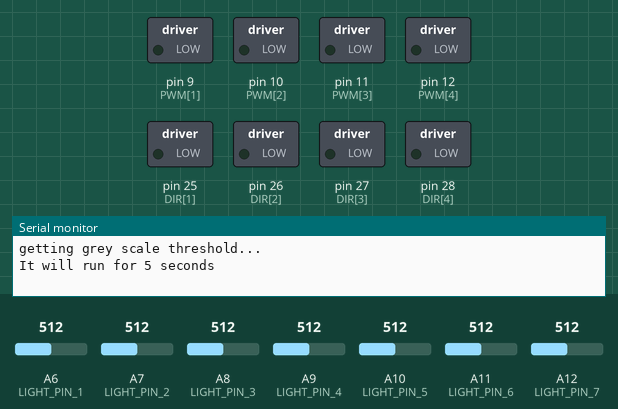
A sketch run on a simulated Arduino Mega 2560, built with avr-gcc and run on an emulated ATmega2560. Parts: switched loads named in the sketch (green lamp = pin HIGH), the last lines printed to the serial monitor. The inputs (shaded band) are chosen by the test bench; at power-on: A6 (LIGHT_PIN_1) = 512, A7 (LIGHT_PIN_2) = 512, A8 (LIGHT_PIN_3) = 512, A9 (LIGHT_PIN_4) = 512, A10 (LIGHT_PIN_5) = 512, A11 (LIGHT_PIN_6) = 512, A12 (LIGHT_PIN_7) = 512.

Above: at 0.1 s.
At 6.6 s:
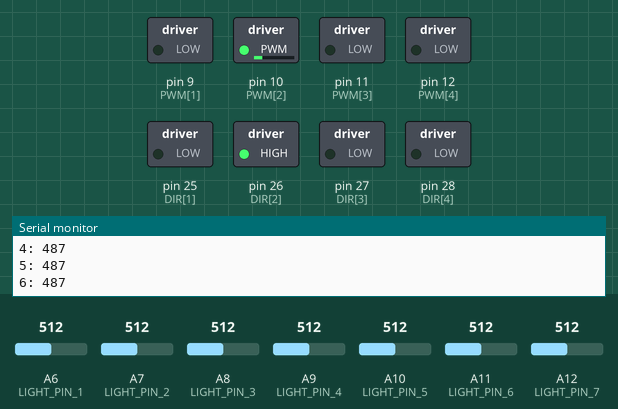
Timing chart, 0 to 8.1 s (numbered marks = the images above):
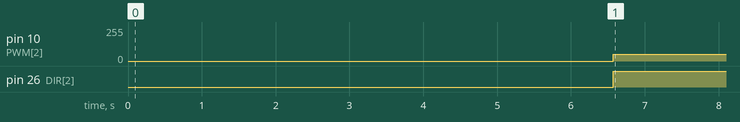

Measured:
- by itself, pin 10 (PWM[2]): 0/255 → 51/255 at 6.6 s
- by itself, pin 26 (DIR[2]): LOW → HIGH at 6.6 s

The sketch:

LWL101.ino
```cpp
/*
Version: LWL-101
*/

#include "Player.h"
void setup() {
  // put your setup code here, to run once:
  setupPlayer();
//  player();
//   Serial.begin(9600);
}

void loop() {
  // put your main code here, to run repeatedly:
//  setDir(30);
//  setSpeed(100);
//  move();
//    motorTest();
    setMotors(0,80,0,0);
}
```

BackPosition.cpp
```cpp
#include "Backposition.h"

#define AREA1 135
#define AREA2 180
#define AREA3 225
#define AREA4 90
#define AREA5 STOP
#define AREA6 270
#define AREA7 45
#define AREA8 0
#define AREA9 315


void backPosition()
{
  setAngleThres(24);
  setTarget(0);
	int uLeft = getLeftDistanceCM();
	int uRight = getRightDistanceCM();
	int uFront = getFrontDistanceCM();
	int uBack = getBackDistanceCM();
  Serial.println(uLeft+uRight);
  /*
  Serial.print("RAW: ");
  Serial.println(getRawLeftDistance());
  Serial.print("CM: ");
  Serial.println(uLeft);*/

	if(( uLeft + uRight > HORIZONTAL_BLOCK_RANGE ) && ( uFront + uBack > 100 ))
	{
		// Non-block

	 	backPosition1();
		//backPosition2();

	}
	else
	{
		//Block
		blocked();

	}
}

void blocked()
{
  int uLeft = getLeftDistanceCM();
  int uRight = getRightDistanceCM();
  int uFront = getFrontDistanceCM();
  int uBack = getBackDistanceCM();
  int dir = STOP;
  if( uLeft + uRight > HORIZONTAL_BLOCK_RANGE){
    if(uLeft<uRight){//using left
      if( uLeft < HARIZONTAL_CLOSER_RANGE) dir = AREA4;
      else if(uLeft <HARIZONTAL_FURTHER_RANGE) dir = AREA5;
      else dir = AREA6;
    }
    else{//using right
      if( uRight < HARIZONTAL_CLOSER_RANGE) dir = AREA6;
      else if(uRight <HARIZONTAL_FURTHER_RANGE) dir = AREA5;
      else dir = AREA4;
    }
  }
  else if(uFront + uBack > 100 ){
    if(uBack > VERTICAL_FURTHER_RANGE )
      {
        dir = AREA2;
      }
      //Area 8
      else if( uBack < VERTICAL_CLOSER_RANGE )
      {
        dir = AREA8;
      }
      //Area 5
      else
      {
        dir = AREA5;
      }
  }
  setDir(dir);
}

void backPosition1()
{
	int uLeft = getLeftDistanceCM();
	int uRight = getRightDistanceCM();
	int uFront = getFrontDistanceCM();
	int uBack = getBackDistanceCM();
	int dir = STOP;

	// AREA 1,4,7
  if(uLeft<uRight){//using left
  	if( uLeft < HARIZONTAL_CLOSER_RANGE)
  	{
  		//Area 1
  		if(uBack > VERTICAL_FURTHER_RANGE )
  		{
  			dir = AREA1;
  		}
  		//Area 7
  		else if( uBack < VERTICAL_CLOSER_RANGE )
  		{
  			dir = AREA7;
  		}
  		//Area 4
  		else
  		{
  			dir = AREA4;
  		}

  	}
  	// AREA 2,5,8
  	else if( uLeft < HARIZONTAL_FURTHER_RANGE )
  	{
      //Area 2
      if(uBack > VERTICAL_FURTHER_RANGE )
      {
        dir = AREA2;
      }
      //Area 8
      else if( uBack < VERTICAL_CLOSER_RANGE )
      {
        dir = AREA8;
      }
      //Area 5
      else
      {
        dir = AREA5;
      }
  	}
  	// AREA 3,6,9
  	else
  	{
      //Area 3
      if(uBack > VERTICAL_FURTHER_RANGE )
      {
        dir = AREA3;
      }
      //Area 9
      else if( uBack < VERTICAL_CLOSER_RANGE )
      {
        dir = AREA9;
      }
      //Area 6
      else
      {
        dir = AREA6;
      }
  	}
  }
  //using right
  else{
    // AREA 3,6,9
    if( uRight < HARIZONTAL_CLOSER_RANGE)
    {
      //Area 3
      if(uBack > VERTICAL_FURTHER_RANGE )
      {
        dir = AREA3;
      }
      //Area 9
      else if( uBack < VERTICAL_CLOSER_RANGE )
      {
        dir = AREA9;
      }
      //Area 6
      else
      {
        dir = AREA6;
      }

    }
    // AREA 2,5,8
    else if( uRight < HARIZONTAL_FURTHER_RANGE )
    {
      //Area 2
      if(uBack > VERTICAL_FURTHER_RANGE )
      {
        dir = AREA2;
      }
      //Area 8
      else if( uBack < VERTICAL_CLOSER_RANGE )
      {
        dir = AREA8;
      }
      //Area 5
      else
      {
        dir = AREA5;
      }
    }
    // AREA 1,4,6
    else
    {
      //Area 1
      if(uBack > VERTICAL_FURTHER_RANGE )
      {
        dir = AREA1;
      }
      //Area 6
      else if( uBack < VERTICAL_CLOSER_RANGE )
      {
        dir = AREA6;
      }
      //Area 4
      else
      {
        dir = AREA4;
      }
    }
  }

	setDir(dir);
	setSpeed(BACK_POSITION_SPEED);

}
```

Backposition.h
```cpp
#ifndef BACKPOSITION_H
#define BACKPOSITION_H

#include "Hardware.h"
#include "Sensor.h"
#include "Motor.h"
#include "Value.h"

void backPosition();
void backPosition1();
void blocked();

#endif
```

Display.cpp
```cpp
#include "Display.h"

void displayAllSensorVals(){
  displayDistance();
  displayLightVals();
  displayCompassVal();
  displayFlameVal();
}

/*
=================== All Sensor Values ===================
------------------------------ ultrasound sensors
  left | right | front | back
  000 | 000 | 000 | 000
--------------------------------------- light sensors
  left | right | front | back
  000 | 000 | 000 | 000
-------------------------------------------- compass
  compass: 000
-------------------------------------- flame sensors
  left | right |
  000 | 000 |
=================== end of display ======================
*/


void displayDistance(){
  //TODO
}
void displayLightVals(){
  //TODO
}
void displayCompassVal(){
  //TODO
}
void displayFlameVal(){
  //TODO
}
```

Display.h
```cpp
#ifndef DISPLAY_H
#define DISPLAY_H
#include "Sensor.h"

#include "Sensor.h"
#include "Motor.h"
#include "Value.h"

void displayAllSensorVals();
void displayDistance();
void displayLightVals();
void displayCompassVal();
void displayFlameVal();


#endif
```

Hardware.h
```cpp
#ifndef HARDWARE_H
#define HARDWARE_H

//TODO: fill in the pins
#define LEFT_DISTANCE_PIN A0
#define RIGHT_DISTANCE_PIN A1
#define FRONT_DISTANCE_PIN A2
#define BACK_DISTANCE_PIN A3

#define COMPASS_PIN A4

#define LIGHT_PIN_1 6
#define LIGHT_PIN_2 7
#define LIGHT_PIN_3 8
#define LIGHT_PIN_4 9
#define LIGHT_PIN_5 10
#define LIGHT_PIN_6 11
#define LIGHT_PIN_7 12
#define LIGHT_PIN_8 0
#define LIGHT_PIN_9 0

#define LEFT_FLAME_PIN 0
#define RIGHT_FLAMEPIN_ 0

#define EYE_PORT_PIN 13
#define EYE_VALUE_PIN 14

#endif
```

Motor.cpp
```cpp
#include "Motor.h"

//----------------------------------------------------------------Motion functions

int angleThres = 40;

//struct
struct moveType{
  int speed;
  int direction;
  int target;
};
moveType motion;

int getTarget() {
  return motion.target;
}
void setTarget(int newTarget){
  motion.target = newTarget;
}

int getSpeed() {
  return motion.speed;
}

void setSpeed(int newSpeed){
  motion.speed = newSpeed;
}

int getDir() {
  return motion.direction;
}

void setDir(int newDirection){
  motion.direction = newDirection;
}

void setAngleThres(int t){
  angleThres = t;
}


//----------------------------------------------------------------motors

#define alpha 50
void move(){
  int d = motion.direction;
  int s = motion.speed;
  int targetAngle = motion.target;
  int degree1;
  int degree2;
  int slowerSpeed = s;
  int speed1;
  int speed2;
  int speed3;
  int speed4;
  int angleDif = getAngleDif(targetAngle);

    float u1 = (cos(toRadian(d))/(2*cos(toRadian(alpha))) - sin(toRadian(d))/(2*sin(toRadian(alpha))))*s;
    float u2 = (sin(toRadian(d))/(2*sin(toRadian(alpha))) + cos(toRadian(d))/(2*cos(toRadian(alpha))))*s;
    float ratio = 0;
    if (u1 == 0 && u2 == 0) {
        u1 = 0;
        u2 = 0;
    } else if (u1 == 0 && u2 != 0) {
        u2 = s;
    } else if (u1 != 0 && u2 == 0) {
       u1 = s;
    } else if (abs(u1) > abs(u2) ) {
      ratio = abs(u2/u1);
      u1 = s*abs(u1)/u1;
      u2 = s*ratio*abs(u2)/u2;
    } else {
      ratio = abs(u1/u2);
      u2 = s*abs(u2)/u2;
      u1 = s*ratio*abs(u1)/u1;
    }
    speed1 = u1;
    speed2 = u2;
    speed3 = -u1;
    speed4 = -u2;

//    Serial.print("--------------  ");
//    Serial.print("direction: ");
//    Serial.print(d);
//    Serial.println("  --------------");
//    Serial.println();
//    Serial.println("v1  |  v2  |  v3  |  v4  ");
//    Serial.print(speed1);
//    Serial.print("  |  ");
//    Serial.print(speed2);
//    Serial.print("  |  ");
//    Serial.print(speed3);
//    Serial.print("  |  ");
//    Serial.println(speed4);

  if (abs(angleDif)>angleThres){//have to turn
    if (angleDif<0){
      //turn clockwise
      speed1=TURNING_SPEED;
      speed2=TURNING_SPEED;
      speed3=TURNING_SPEED;
      speed4=TURNING_SPEED;
    }
    else {
      //turn counter-clockwise
      speed1=-TURNING_SPEED;
      speed2=-TURNING_SPEED;
      speed3=-TURNING_SPEED;
      speed4=-TURNING_SPEED;
    }
  }
  else if (abs(angleDif)>13){
    if(d==STOP){
      if (angleDif<0){
        speed1 = 15;
        speed2 = 15;
        speed3 = 15;
        speed4 = 15;
      }
      else{
        speed1 = -15;
        speed2 = -15;
        speed3 = -15;
        speed4 = -15;
      }
    }
    else{
      //correction without turning
      speed1-=2*angleDif;
      speed2-=2*angleDif;
      speed3-=2*angleDif;
      speed4-=2*angleDif;
    }
  }
  if (d == 360) {
     setMotors(0,0,0,0);
  } else setMotors(speed1,speed2,speed3,speed4);

}


//----------------------------------------------------------------Move helper

double toRadian(int degree){
  /*intake a degree;
   *return the degree in radian;
   */
  return degree*3.1415926/180;
}

int sinLaw(int degree1,int degree2,int speed2){
  /*intake both angle and one of the length
   *output the other length
  */
    double radian1 = toRadian(degree1);
    double radian2 = toRadian(degree2);
    return (sin(radian1)*speed2)/sin(radian2);
}


int getAngleDif(int target){
  int output = 0;
  int current = getCompass();
  if(target<180){
    if(current>target+180){
      output = -360+current-target;
    }
    else{
      output = current-target;
    }
  }
  else{
    if(current>target-180){
      output = current-target;
    }
    else{
      output = 360-target+current;
    }
  }

  return output;
}

void setMotor(int which,int motorSpeed){
  //set one motor
  //do not make any modification!!!

  motorSpeed*=motor_dir[which];


  //protect the motor not to over-speed
  if(motorSpeed>MAX_SPEED){
    motorSpeed = MAX_SPEED;
  }
  else if(motorSpeed<-MAX_SPEED){
    motorSpeed = -MAX_SPEED;
  }

  digitalWrite(DIR[which],motorSpeed>=0?LOW:HIGH);//
  analogWrite(PWM[which],motorSpeed>=0?motorSpeed*255/100:255+motorSpeed*255/100);
}

void setMotors(int speed1, int speed2, int speed3, int speed4){
  setMotor(1,speed1);
  setMotor(2,speed2);
  setMotor(3,speed3);
  setMotor(4,speed4);
}


void STOPNOW(){
  setMotors(0,0,0,0);
}


void setupMotors(){
  //do not make any modification!!!
  //setup the pin of the motor
  pinMode(PWM[1],OUTPUT);
  pinMode(PWM[2],OUTPUT);
  pinMode(DIR[1],OUTPUT);
  pinMode(DIR[2],OUTPUT);
  pinMode(PWM[3],OUTPUT);
  pinMode(PWM[4],OUTPUT);
  pinMode(DIR[3],OUTPUT);
  pinMode(DIR[4],OUTPUT);
  TCCR1B = TCCR1B & B11111000 | B00000010;    // set timer 1 divisor to     8 for PWM frequency of  3921.16 Hz
  TCCR2B = TCCR2B & B11111000 | B00000010;    // set timer 2 divisor to     8 for PWM frequency of  3921.16 Hz
}

void motorTest() {
    for(int i = 0; i <= 30; ++i) {
       setMotors(i,i,i,i);
       delay(50);
    }
    for(int i = 30; i >= 0; --i) {
       setMotors(i,i,i,i);
       delay(50);
    }
    for(int i = 0; i >= -30; --i) {
       setMotors(i,i,i,i);
       delay(50);
    }
    for(int i = -30; i <= 0; ++i) {
       setMotors(i,i,i,i);
       delay(50);
    }
}
```

Motor.h
```cpp
#ifndef MOTOR_H
#define MOTOR_H

#include <Wire.h>
#include "Value.h"
#include <Math.h>
#include "Sensor.h"

//variable declearation

#define STOP 360
#define MAX_SPEED 89

static int PWM[5] = {0,9,10,11,12};// pin number of motor 1,2,3,4's pwm
static int DIR[5] = {0,25,26,27,28};// pin number of motor 1,2,3,4's direction
static int motor_dir[5] = {0,MOTOR_1_DIR,MOTOR_2_DIR,MOTOR_3_DIR,MOTOR_4_DIR};

// P1 : black 9
// D1 : Red 25
// P2 : White 10
// D2 : Yellow 26
// GND: Green 2


int getTarget();
void setTarget(int newTarget);
int getSpeed();
void setSpeed(int newSpeed);
int getDir();
void setDir(int newDirection);
void setAngleThres(int t);

void move();
int sinLaw(int degree1,int degree2,int speed2);
int getAngleDif(int target);
void setMotor(int which,int motorSpeed);
void setMotors(int speed1, int speed2, int speed3, int speed4);
void setupMotors();
double toRadian(int);
void motorTest();

#endif
```

Player.cpp
```cpp
#include "Player.h"

void player(){
  while(1){
    int eyeValue = getEyeValue();

    if(eyeValue>20){
      int eyePort = getEyePort();
      int aroundSpeed = 85;
      if(eyePort<8){
        eyePort--;
      }
      else{
        eyePort-=2;
      }
      eyePort%=12;
      int minBallRange=20;
      //robot1: 250, robot2: 230
      int maxBallRange=230;
      double minShift = 5;
      double maxShift = 60;
      double finalShift;
      int ballRange = eyeValue;
      int ballDirection=eyePort*30;
      int d;
      int uBack = getBackDistanceCM();
      finalShift = (ballRange-minBallRange)*(maxShift)/(maxBallRange-minBallRange)+minShift;
      finalShift = constrain(finalShift,0,90);
      if(ballDirection<=180){
        finalShift=finalShift*constrain(ballDirection,0,90)/90;
        d=(int)(ballDirection+finalShift)%360;
        if(uBack<30){
          d = constrain(d,0,130);
        }
        else if (uBack<40) aroundSpeed = 60;

      }
      else{
        finalShift=finalShift*constrain(360-ballDirection,0,90)/90;
        d=(int)(ballDirection-finalShift)%360;
        if(uBack<30){
          d = constrain(d,290,359);
        }
        else if (uBack<40) aroundSpeed = 60;
      }

      targetStrategy(ballDirection);
      setDir(d);
      setSpeed(85);
    }
    else{

      backPosition();
    }
    whiteLine();
    Serial.println(getRightDistanceCM());
    move();
  }
}

void targetStrategy(int ballDir){
  int uLeft = getLeftDistanceCM();
  int uRight = getRightDistanceCM();
  int uBack = getBackDistanceCM();
  if((ballDir<100||ballDir>260)&&getTarget()==0&&uLeft+uRight>HORIZONTAL_BLOCK_RANGE&&uBack>50){
    if(uLeft<uRight){//using Left
      if(uLeft<60){
        setTarget(30);
        setAngleThres(60);
      }

    }
    else{//using right
      if(uRight<60){
        setTarget(330);
        setAngleThres(60);
      }
    }
  }
}

long lastWhiteTime = -5000;
int whiteTime = 400;
void whiteLine(){
  if(whiteDetected()){
    lastWhiteTime=millis();
  }
  if(millis()-lastWhiteTime<whiteTime){
    backPosition();
  }
}

void setupPlayer(){
  Serial.begin(9600);
  setupMotors();
  setupEye();
  getLightThres();
}
```

Player.h
```cpp
#ifndef PLAYER_H
#define PLAYER_H

#include "Motor.h"
#include "Sensor.h"
#include "BackPosition.h"
#include "TrackingBall.h"
#include "Display.h"

void player();
void setupPlayer();

void whiteLine();
void targetStrategy(int ballDir);

#endif
```

Sensor.h
```cpp
#ifndef SENSOR_H
#define SENSOR_H

#include <Arduino.h>
#include <Wire.h>
#include "Hardware.h"
#include "Value.h"

#define ANALOG 998
#define JM 999
#define TCAADDR 0x70

//DISTANCE SENSOR
int getRawLeftDistance();
int getRawRightDistance();
int getRawFrontDistance();
int getRawBackDistance();

int getLeftDistanceCM();// centimetre distance
int getRightDistanceCM();
int getFrontDistanceCM();
int getBackDistanceCM();

//EYE
void setupEye();
int getEyeValue();
int getEyePort();

//COMPASS
int getCompass();
int getCompassRawValue();

//LIGHT
void getLightThres();
bool whiteDetected();
int getLightValue(int which);
int getLightValue1();
int getLightValue2();
int getLightValue3();
int getLightValue4();
int getLightValue5();
int getLightValue6();
int getLightValue7();
int getLightValue8();
int getLightValue9();

//TCA
void tcaselect(uint8_t i);


#endif
```

TrackingBall.cpp
```cpp
#include "TrackingBall.h"

#define DIR0 135
#define AREA2 180
#define AREA3 225
#define AREA4 90
#define AREA5 0
#define AREA6 270
#define AREA7 45
#define AREA8 0
#define AREA9 315

void ballTracking()
{
	int eyeValue = getEyeValue();
	if( eyeValue > TRACE_VS_AROUND_EYE_VALUE )
	{
		tracingTheBall1();
		//tracingTheBall2();
	}
	else
	{
		aroundTheBall1();
		//aroundTheBall2();
	}
}

void tracingTheBall1()
{
	int eyePort = getEyePort();
	if( eyePort == 14 )
	{
		eyePort = 0;
	}
	else
	{
		eyePort = eyePort - 1;
	}

	setDir(eyePort *30);
	setSpeed(TRACING_BALL_SPEED);
}

void tracingTheBall2()
{
	// TODO
	int eyePort = getEyePort();
	int dir = 0;

	if( eyePort == 1 ) dir = 0;
	else if( eyePort == 2 ) dir = 30;
	else if( eyePort == 3 ) dir = 60;
	else if( eyePort == 4 ) dir = 90;
	// TODO: 5-14

	setDir(dir);
	setSpeed(TRACING_BALL_SPEED);
}


void aroundTheBall1()
{
	// TODO
	int eyePort = getEyePort();
	int dir = 0;

	if( eyePort == 1 ) dir = 0;
	else if( eyePort == 2 ) dir = 45;
	else if( eyePort == 3 ) dir = 75;
	else if( eyePort == 4 ) dir = 110;
	// TODO: 5-14

	setDir(dir);
	setSpeed(AROUND_BALL_SPEED);
}

void aroundTheBall2()
{
	int dir = 0;
	// TODO
	setDir(dir);
	setSpeed(AROUND_BALL_SPEED);
}
```

TrackingBall.h
```cpp
#ifndef TRACKINGBALL_H
#define TRACKINGBALL_H

#include "Hardware.h"
#include "Sensor.h"
#include "Motor.h"
#include "Value.h"

void ballTracking();
void tracingTheBall1();
void tracingTheBall2();
void aroundTheBall1();
void aroundTheBall2();
#endif
```

Value.h
```cpp
#ifndef VALUE_H
#define VALUE_H

#include "Hardware.h"
// Things need to update when change component

#define MOTOR_1_DIR 1
#define MOTOR_2_DIR -1
#define MOTOR_3_DIR 1
#define MOTOR_4_DIR 1


// FLAME
#define LEFT_FLAME_VALUE 0
#define RIGHT_FLAME_VALUE 0

// COMPASS
#define COMPAA_TYPE ANALOG
#define COMPASS_MAX_VALUE 484;


// SPEED
#define TRACING_BALL_SPEED 10
#define AROUND_BALL_SPEED 10
#define TRACE_VS_AROUND_EYE_VALUE 100

#define TURNING_SPEED 40

//DISTANCE
#define LEFT_DISTANCE_CONVERT_RATIO 5.0/8
#define RIGHT_DISTANCE_CONVERT_RATIO 5.0/8
#define FRONT_DISTANCE_CONVERT_RATIO 5.0/8
#define BACK_DISTANCE_CONVERT_RATIO 5.0/8

//EYE
#define EYE_TYPE ANALOG

//BACKPOSITION
#define BACK_POSITION_SPEED 60
#define HARIZONTAL_CLOSER_RANGE 60
#define HARIZONTAL_FURTHER_RANGE 120
#define VERTICAL_CLOSER_RANGE 35
#define VERTICAL_FURTHER_RANGE 60
#define HORIZONTAL_BLOCK_RANGE 100

//LIGHT
#define LIGHT_NUM 7


#endif
```

Source omitted: Sensor.cpp (6156 bytes)
